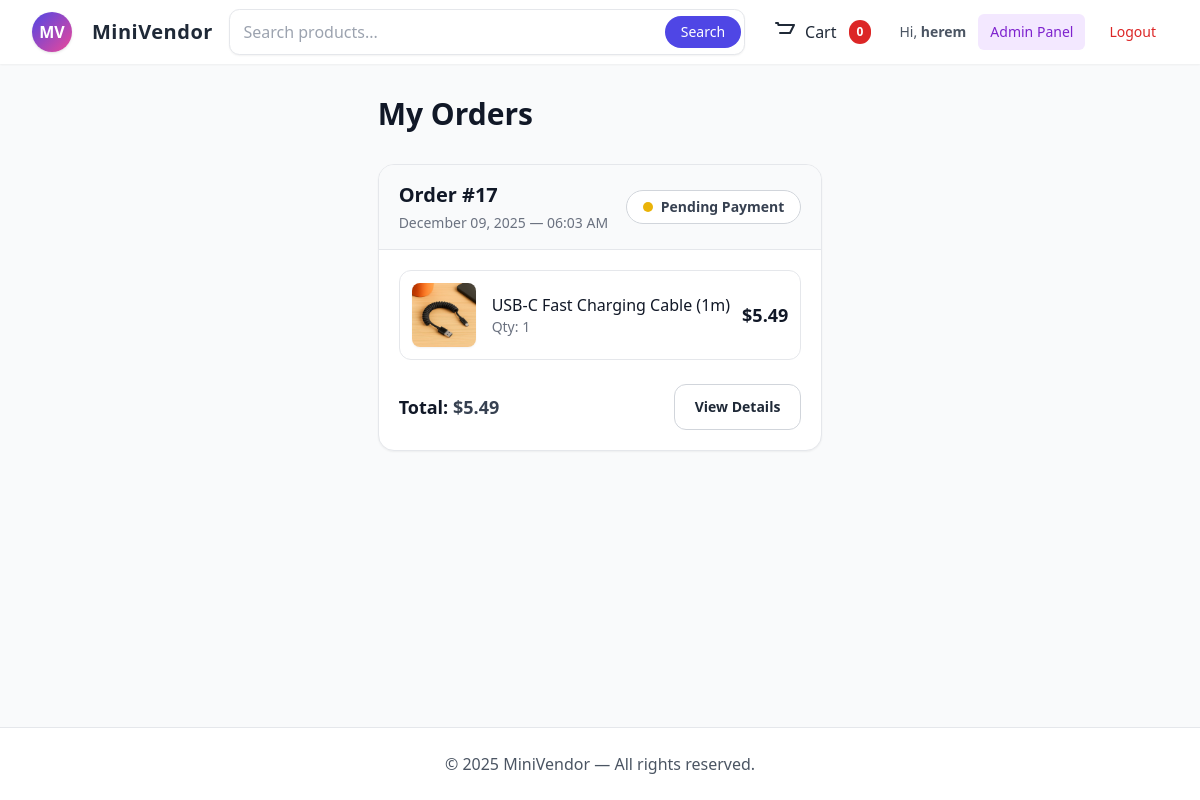
The page /orders/my-orders/ (signed in) on the database its author committed.
### users/models.py (models this page shows, shortened)
class User(AbstractUser):
    ROLE_CHOICES = (
        ('customer', 'Customer'),
        ('vendor', 'Vendor'),
        ('admin', 'Admin'),
    )
    role = models.CharField(max_length=20, choices=ROLE_CHOICES, default='customer')
    is_approved = models.BooleanField(default=False)

### orders/models.py (models this page shows, shortened)
class Order(models.Model):
    customer = models.ForeignKey(User, on_delete=models.CASCADE)
    address = models.TextField()
    created_at = models.DateTimeField(auto_now_add=True)
    is_paid = models.BooleanField(default=False)
    @property
    def total_amount(self):
        return sum(item.price * item.quantity for item in self.items.all())

class OrderItem(models.Model):
    order = models.ForeignKey(Order, on_delete=models.CASCADE, related_name="items")
    product = models.ForeignKey(Product, on_delete=models.CASCADE)
    vendor = models.ForeignKey(User, on_delete=models.CASCADE)
    price = models.DecimalField(max_digits=10, decimal_places=2)
    quantity = models.PositiveIntegerField()

### products/models.py (models this page shows, shortened)
class Product(models.Model):
    vendor = models.ForeignKey(
        settings.AUTH_USER_MODEL,
        on_delete=models.CASCADE,
        related_name="products"
    )
    name = models.CharField(max_length=255)
    description = models.TextField(blank=True)
    price = models.DecimalField(max_digits=10, decimal_places=2)
    stock = models.PositiveIntegerField(default=0)
    image = models.ImageField(upload_to="products/", blank=True, null=True)
    created_at = models.DateTimeField(auto_now_add=True)

### orders/views.py (the view)
# urls.py: path("my-orders/", my_orders, name="my_orders"),
@login_required
def my_orders(request):
    orders = Order.objects.filter(customer=request.user).order_by("-created_at")
    return render(request, "orders/my_orders.html", {
        "orders": orders
    })

### orders/context_processors.py (called while the page is built)
def cart_total_qty(request):
    cart = request.session.get("cart", {})
    total_qty = sum(cart.values())
    return {"cart_total_qty": total_qty}

### templates/orders/my_orders.html (shortened to what this page needs)
{% extends "base.html" %}
{% block content %}
<h1 class="text-3xl font-bold text-gray-900 mb-8">My Orders</h1>
{% if orders %}
<div class="space-y-6">
  {% for order in orders %}
  <div class="bg-white shadow-sm rounded-2xl p-0 overflow-hidden border border-gray-200">
    <div class="px-5 py-4 flex flex-col gap-2 sm:flex-row sm:items-center sm:justify-between border-b border-gray-200 bg-gray-50">
      <div class="text-gray-900">
        <h2 class="text-xl font-semibold">Order #{{ order.id }}</h2>
        <p class="text-sm text-gray-500 mt-1">
          {{ order.created_at|date:"F d, Y — h:i A" }}
        </p>
      </div>
      <span class="inline-flex items-center gap-2 px-4 py-1.5 rounded-full text-sm font-semibold border border-gray-300 text-gray-700 bg-white">
        <span class="w-2.5 h-2.5 rounded-full {% if order.is_paid %}bg-green-500{% else %}bg-yellow-500{% endif %}"></span>
        {% if order.is_paid %}Paid{% else %}Pending Payment{% endif %}
      </span>
    </div>
    <div class="p-5">
      <div class="space-y-3">
        {% for item in order.items.all %}
        <div class="flex flex-col sm:flex-row sm:items-center sm:justify-between gap-3 border border-gray-200 rounded-xl p-3 hover:shadow-sm transition">
          <div class="flex items-center gap-4">
            {% if item.product.image %}
            <img src="{{ item.product.image.url }}"
                 class="w-16 h-16 object-cover rounded-lg shadow-sm" />
            {% else %}
            <img src="/static/placeholder.png"
                 class="w-16 h-16 object-cover bg-gray-200 rounded-lg shadow-sm" />
            {% endif %}
            <div>
              <p class="font-medium text-gray-900">{{ item.product.name }}</p>
              <p class="text-sm text-gray-500">Qty: {{ item.quantity }}</p>
            </div>
          </div>
          <p class="font-semibold text-gray-900 text-lg">
            ${{ item.price|floatformat:2 }}
          </p>
        </div>
        {% endfor %}
      </div>
      <div class="mt-6 flex flex-col sm:flex-row sm:items-center sm:justify-between gap-3">
        <p class="text-lg font-semibold text-gray-900">
          Total:
          <span class="text-gray-700">
            ${{ order.total_amount }}
          </span>
        </p>
        <a href="{% url 'order_detail' order.id %}"
           class="px-5 py-3 border border-gray-300 text-gray-800 text-sm font-semibold rounded-xl hover:bg-gray-100 transition text-center">
          View Details
        </a>
      </div>
    </div>
  </div>
  {% endfor %}
</div>
{% endif %}
{% endblock %}

### templates/base.html (shortened to what this page needs)
<!DOCTYPE html>
<html lang="en">
  <head>
    <script src="https://cdn.tailwindcss.com"></script>
  </head>
  <body class="bg-gray-50 text-gray-800 antialiased min-h-screen flex flex-col">
    <header class="bg-white shadow-sm" x-data="{ mobileOpen: false }">
      <div class="max-w-7xl mx-auto px-4 sm:px-6 lg:px-8">
        <div class="flex justify-between h-16 items-center">
          <a href="/" class="flex items-center gap-4">
            <div
              class="h-10 w-10 bg-gradient-to-br from-indigo-600 to-pink-500 rounded-full flex items-center justify-center text-white font-bold shadow"
            >
              MV
            </div>
            <span class="text-xl font-semibold tracking-wide ml-1">MiniVendor</span>
          </a>
          <div class="hidden md:flex flex-1 justify-center px-4">
            <form
              action="{% url 'product_list' %}"
              method="get"
              class="w-full max-w-2xl"
            >
              <div class="relative">
                <input
                  name="q"
                  type="text"
                  placeholder="Search products..."
                  class="w-full rounded-full border border-gray-200 px-4 py-2 shadow-sm focus:outline-none focus:ring-2 focus:ring-indigo-400"
                />
                <button
                  type="submit"
                  class="absolute right-1 top-1/2 -translate-y-1/2 bg-indigo-600 text-white px-4 py-1.5 rounded-full text-sm"
                >
                  Search
                </button>
              </div>
            </form>
          </div>
          <div class="flex items-center gap-4">
            <a
              href="{% url 'view_cart' %}"
              class="relative inline-flex items-center gap-2 px-3 py-2 rounded-lg hover:bg-gray-100"
            >
              <svg
                class="w-6 h-6"
                fill="none"
                stroke="currentColor"
                viewBox="0 0 24 24"
              >
                <path
                  stroke-linecap="round"
                  stroke-linejoin="round"
                  stroke-width="2"
                  d="M3 3h2l.4 2M7 13h10l4-8H5.4"
                />
              </svg>
              <span class="hidden sm:inline">Cart</span>
              <span
                class="ml-1 inline-flex items-center justify-center px-2 py-1 text-xs font-semibold rounded-full bg-red-600 text-white"
              >
                {{ cart_total_qty|default:0 }}
              </span>
            </a>
            {% if user.is_authenticated %}
            <div class="hidden sm:flex items-center gap-3">
              <span class="text-sm text-gray-600">
                Hi, <strong>{{ user.username }}</strong>
              </span>
              {% if user.is_superuser %}
              <a
                href="{% url 'admin_dashboard' %}"
                class="px-3 py-2 rounded-md text-sm font-medium text-purple-700 bg-purple-100"
              >
                Admin Panel
              </a>
              {% endif %}
              <a
                href="{% url 'user_logout' %}"
                class="px-3 py-2 rounded-md text-sm font-medium text-red-600 hover:bg-red-50"
              >
                Logout
              </a>
            </div>
            {% endif %}
          </div>
        </div>
      </div>
    </header>
    <main class="flex-grow max-w-7xl mx-auto px-4 sm:px-6 lg:px-8 py-8">
      {% block content %}{% endblock %}
    </main>
    <footer class="bg-white border-t py-6">
      <div class="max-w-7xl mx-auto px-4 text-center text-gray-600">
        © 2025 MiniVendor — All rights reserved.
      </div>
    </footer>
  </body>
</html>

### templates/base.html (style rules this page uses)
form :is( input:not([type="hidden"]):not([type="checkbox"]):not([type="radio"]):not([type="range"]):not([type="color"]), textarea, select ) { border: 1.5px solid #e5e7eb; border-radius: 0.65rem; background: #fff; color: #111827; padding: 0.65rem 0.85rem; transition: box-shadow 150ms ease, border-color 150ms ease, background-color 150ms ease, transform 120ms ease; }
form :is( input:not([type="hidden"]):not([type="checkbox"]):not([type="radio"]):not([type="range"]):not([type="color"]), textarea, select ):hover { border-color: #d1d5db; background: #f8fafc; }
form :is( input:not([type="hidden"]):not([type="checkbox"]):not([type="radio"]):not([type="range"]):not([type="color"]), textarea, select ):is(:focus, :focus-visible) { outline: none; border-color: #6366f1; box-shadow: 0 0 0 3px rgba(99, 102, 241, 0.2), 0 10px 30px -15px rgba(79, 70, 229, 0.35); background: #eef2ff; transform: translateY(-1px); }

### rows shown on the page
User: username "herem"
Order: id "17", created_at "December 09, 2025 — 06:03 AM", is_paid False (drawn), total_amount "5.49"
OrderItem: product.image (picture), product.name "USB-C Fast Charging Cable (1m)", quantity "1", price "5.49"

### other values the page prints
{{ cart_total_qty|default:0 }} "0"
